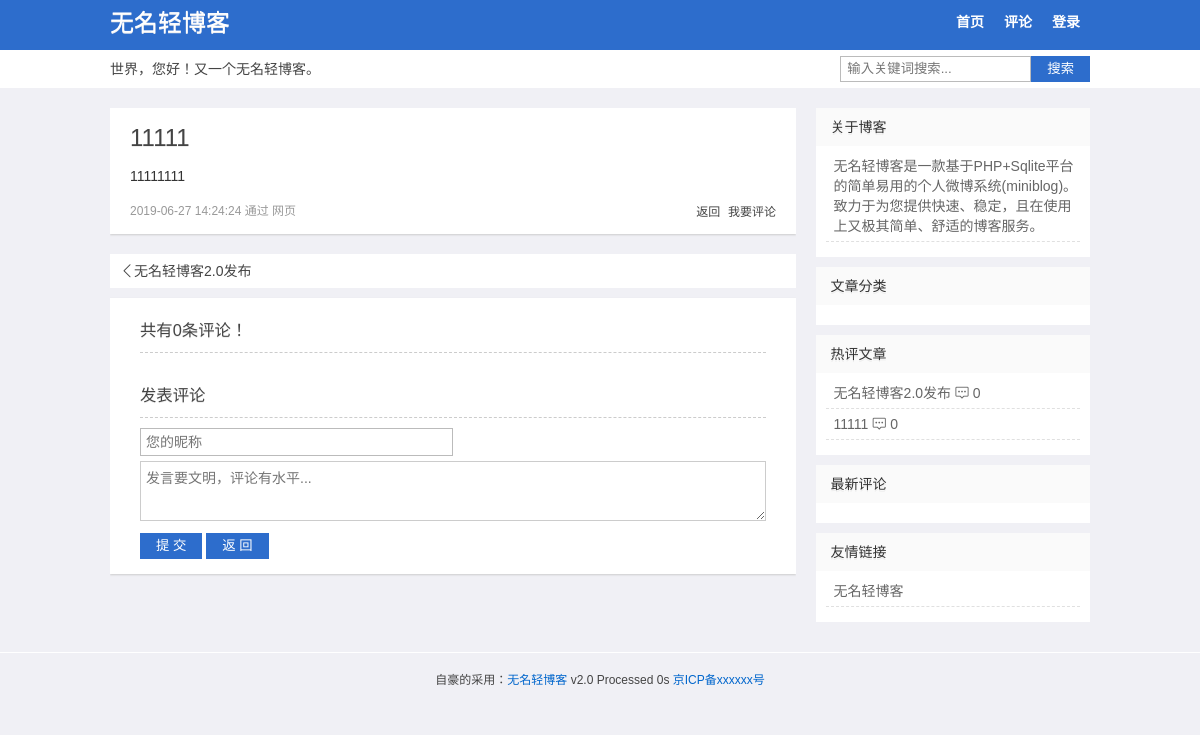
/index.php?act=pl&id=3, run on the app's committed database.
### tables this page shows
CREATE TABLE "Set" (id INT (1), webuser VARCHAR (10), webtitle VARCHAR (20), webkey VARCHAR (100), webpass VARCHAR (32), webdesc VARCHAR (255), webmenu TEXT, webclass VARCHAR (100), plsh INT (1), rewrite INT (1), safecode INT (1), icp VARCHAR (20), widget INT (1) DEFAULT (1));

CREATE TABLE Log (id INTEGER PRIMARY KEY AUTOINCREMENT, title VARCHAR (100), "key" VARCHAR (100), sum VARCHAR (200), content TEXT, pic VARCHAR (200), pics VARCHAR (500), fm VARCHAR (20), atime DATETIME DEFAULT (datetime('now', 'localtime')), ist INT (1) DEFAULT (0), num INTEGER DEFAULT (0), pass VARCHAR (32), hide INT (1) DEFAULT (0), lock INT (1) DEFAULT (0), tid INT (2) DEFAULT (0));

CREATE TABLE Wid (id INTEGER PRIMARY KEY AUTOINCREMENT, title VARCHAR (20), html TEXT, ord INT DEFAULT (1));

### index.php (called while the page is built, shortened)
<?php
$t1 = microtime(true);
require 'app/class/app.php';
$db = new DbHelpClass();
$act = isset($_GET['act']) ? $_GET['act'] : '';
$s = isset($_GET['s']) ? htmlspecialchars($_GET['s']) : '';
$id = isset($_GET['id']) ? intval($_GET['id']) : 0;
$file = self();
if($widget=="1") $wid = $db->getdata("select * from `Wid` order by ord");
switch ($act) {
    case 'pl':
        $rs = $db->getdata("select * from `Log` where id=:id", array(
            'id' => $id
        ));
        $v = $rs[0];
        $title = $v['title'] == '' ? mb_substr(strip_tags($v['sum']) , 0, 15, 'utf-8') : $v['title'];
        $tpl = 'view.php';
        break;
}
include 'assets/'.$template .'/'. $tpl;

### assets/qblog/theme.php (the view, shortened to what this page needs)
<?php
function topic($n){
	global $db;
	$str = '';
    $rs =  $db->getdata("select id,title,sum,num from `Log` where hide=0 order by num desc limit 0,$n");
	foreach($rs as $v){
		if(empty($v['title'])){
		  $title = mb_substr(strip_tags($v['sum']),0,14,'utf-8');
		  if(empty($title)) {$title = '#分享';}
		}else{
		   $title = $v['title'];
		}
	  $str .= '<li><a href="'. vurl($v['id']) .'">'.$title.'</a> <i class="iconfont">&#xe654;</i> '.$v['num'].'</li>';
	}
   return $str;
}
function getprenext($id,$pn){
   global $db,$admin;
   $where =  $admin?'':'and hide=0';
   if($pn=='pre'){
      $rs =  $db->getdata("SELECT id,title FROM `log` WHERE id <$id $where ORDER BY id DESC LIMIT 1");
	  $t = '上一篇';
   }else{
      $rs =  $db->getdata("SELECT id,title FROM `log` WHERE id >$id $where ORDER BY id ASC LIMIT 1");
	  $t = '下一篇';
   }
   if(empty($rs)){
     return '';
   }else{
     return '<a class="'.$pn.'" href="'. vurl($rs[0]['id']) .'">'.($rs[0]['title']==''?$t:$rs[0]['title']).'</a>';
   }
}
?>

### assets/qblog/head.php (shortened to what this page needs)
<?php if(!defined('wmblog'))exit;?><!DOCTYPE HTML>
<html>
<head>
<link href="assets/<?php echo $template;?>/style.css" rel="stylesheet" type="text/css" />
<?php if($tpl=='view.php'){?>
<link href="assets/js/highlightjs/dark.css" rel="stylesheet" type="text/css" />
<?php }?>
</head>
<body>
<div id="wrap">
<div id="header">
  <div class="box-m">
    <div class="logo">
      <h2 id="title"><a href="./"><?php echo $webtitle;?></a></h2>
    </div>
    <div id="navigation">
      <ul id="nav">
		<?php webmenu();?>
      </ul>
    </div>
      </div>
	  <div class="other box-m">
	   <div class="desc"><?php echo $webdesc;?></div>
	   <form method="get" class="search-form" action="<?php echo $file;?>"> <input class="search-text" name="s" autocomplete="off" placeholder="输入关键词搜索..." required="required" type="text" value="<?php echo $s;?>"> <button class="search-submit" alt="搜索" type="submit">搜索</button></form>
	   </div>
</div>

### app/class/app.php (shortened to what this page needs)
<?php
$template = 'qblog';
$admin = isset($_SESSION[KEY.'admin'])?$_SESSION[KEY.'admin']:0;
$set = getset();
$webtitle= $set['webtitle'];
$webdesc= $set['webdesc'];
$rewrite = $set['rewrite'];
$safecode = $set['safecode'];
$icp = $set['icp'];
$widget = $set['widget'];
$class = explode(',',$set['webclass']);
$webmenu = vmenu($set['webmenu']);
require_once ROOT_PATH.'assets/'.$template.'/theme.php';
function webmenu(){
  $menu = array('add'=>'发布','set'=>'设置','wid'=>'边栏','logout'=>'退出');
  global $webmenu,$admin,$file,$widget;
  echo $webmenu;
  if($admin === 0 ){
      echo '<li><a href="'.$file.'?act=login">登录</a></li>';
  }else{
    foreach($menu as $k=>$v){
	  if ($widget=="0" && $k=='wid') continue;
	  echo '<li><a href="'.$file.'?act='.$k.'">'.$v.'</a></li>';
	}
  }
}
function _class(){
    global $class;
	if(empty($class[0])) return '';
	$str = '';
	return $str;
}
function view_admin($id,$ist,$v=1){
global $admin,$file;
$txt = $ist==1?'取消':'置顶';
$str = "<a id=\"zd-{$id}\" href=\"javascript:void(0)\" onclick=\"zdlog('{$id}')\">{$txt}</a>&nbsp;<a href=\"{$file}?act=edit&id={$id}\" title=\"编辑微博\">编辑</a>&nbsp;<a href=\"javascript:void(0)\" onclick=\"dellog('{$id}','1')\">删除</a>";
$def = $v == 1?"<a href=\"JavaScript:history.back();\">返回</a>&nbsp; <a href=\"JavaScript:DotRoll('pl')\">我要评论</a>":"";
echo $admin==1?$str:$def;
}
function getset(){
  $db =new DbHelpClass();
  if(empty($_SESSION[KEY.'set'])){
     $rs = $db->getdata("select * from `Set` where id=1");
     $set = $rs[0];
  }else{
     $set = $_SESSION[KEY.'set'];
  }
  return $set;
}
function vurl($id){
   global $rewrite;
   $url =  $rewrite?'post-'.$id.'.html':self().'?act=pl&id='.$id;
   return $url;
}
function vmenu($menu){
	global $rewrite;
	$menu = str_replace('@class',_class(),$menu);
	return $rewrite?str_replace(array('@index','@comment'),array('index.html','comment.html'),$menu):str_replace(array('@index','@comment'),array(self(),self().'?act=plist'),$menu);
}
function self(){
    $self = $_SERVER['PHP_SELF'];
    $php_self=substr($self,strrpos($self,'/')+1);
    return $php_self;
}
class DbHelpClass
    {
        private $conn;
        function __construct()
        {
            $path=ROOT_PATH."app/db/log.db";
			try{
			   $this->conn = new PDO('sqlite:'.$path);
			 }
			catch(Exception $errinfo){
				die ("PDO Connection faild.(可能空间不支持pdo_sqlite，详细错误信息：)".$errinfo);
			}
        }
        function getdata($sql,$params=array())
        {
            $bind=$this->conn->prepare($sql);
            $arrKeys=array_keys($params);
            foreach($arrKeys as $row)
            {
				if(strpos($sql,"like")>-1){
				  $bind->bindValue(":".$row,'%'.$params[$row].'%');
				}else{
                  $bind->bindValue(":".$row,$params[$row]);
				}
            }
            $bind->execute();
            $result=$bind->fetchAll(PDO::FETCH_ASSOC);
            return $result;
        }
    }

### assets/qblog/view.php (shortened to what this page needs)
<?php include "head.php";?>
  <div id="content">
    <div id="main"<?php if($widget=="0") echo ' class="w100"';?>>
<div id="article">
<?php if ($v['title']<>"") echo '<h1>'.$title.'</h1>';?>
<div class="text"><?php  if($v['pass']==""){echo $v['content']; }else { echo '<p style="color:red;">这是一篇密码日志！</p><p><input placeholder="请输入密码..." name="pass" type="password" value="" id="password" class="search-text" /> <button class="search-submit" onclick="ckpass(\''.$v['id'].'\');" />确认</button></p>';}?></div>
<p class="time clb"><?php  echo $class[$v['tid']].' '.$v['atime']?> 通过 <?php echo $v['fm'];?> </p>
<p class="navPost">
	<?php  view_admin($v['id'],$v['ist']);?>
</p></div>
<div id="articlenav"><?php echo getprenext($v['id'],'pre');echo getprenext($v['id'],'next');?></div>
   <div id="comments">
   <h3><?php if($v['lock']==1 || $v['hide']==1) {echo '评论已关闭！';} else {echo '共有'.$v['num'].'条评论！'; }?></h3>
        <?php  $l=1;foreach($list as $v){?>
		<li class="comlist" id="Com-<?php  echo $v['id'];?>">
		<div id="Ctext-<?php  echo $v['id'];?>" class="comment">
		<div class="comment_meta">
		<cite><?php echo $v['pname'];?></cite> <span class="time"><?php echo $v['ptime']; ?></span>
		<span class="reply"><?php echo '<em>'.$l.'#</em> ';pl_admin( $v['id'], $v['cid'], $v['isn']);?></span>
		</div>
		<p><?php if($v['isn']==1 && $admin===0){echo '评论审核中...'; } else { echo $v['pcontent'];}?></p>
		<?php if($v['rcontent']<>""){?><p class="re">&nbsp;&nbsp;<strong style="color:#C00">回复</strong>：<span><?php echo $v['rcontent']; ?></span></p><?php }?>
		</div>
		</li>
       <?php $l++;} ?>
<div id="respond" class="comment-respond"<?php if($v['lock']==1 || $v['hide']==1) echo ' style="display:none"'?>>
		<h3 id="reply-title" class="comment-reply-title">发表评论</h3>
<div class="s_e mt10"><input name="pname" tabindex="1" placeholder="您的昵称" id="pname" type="text" class="input_narrow" value="<?php echo @$_COOKIE['pname'];?>" maxlength="10" /></div>
<div class="s_e"><textarea tabindex="2" placeholder="发言要文明，评论有水平..." name="plog" rows="3" id="plog" class="input_textarea"></textarea></div>
	 <div class="s_e"><button name="add" onClick="addpl('<?php echo $id;?>','<?php echo $safecode;?>')" id="add" class="btn"> 提 交 </button> <button name="bck" onClick="history.back();" id="bck" class="btn"> 返 回 </button><span id="errmsg"></span></div>
</div>
    </div>
    </div>
    <?php include ("right.php");?>
  </div>
  </div>
<?php include "foot.php";?>
</body>
</html>

### assets/qblog/right.php
<?php if(!defined('wmblog'))exit;
if ($widget=="1"){
?><div id="sidebar">
     <div class="sidebar">
	  <?php foreach($wid as $v){?>
      <div class="widget">
        <h3><?php echo $v['title'];?></h3>
		<?php if($v['html']	==='topic'){?>
           <ul class="topic"><?php echo topic(10);?> </ul>
	    <?php }elseif ($v['html']	==='comment'){?>
           <ul class="comment"><?php echo comment(10);?></ul>
        <?php }elseif ($v['html']	==='class'){?>
           <ul class="comment"><?php echo _class();?></ul>
		<?php }else{?>
		  <ul><?php echo $v['html'];?></ul>
		<?php } ?>
      </div>
	 <?php } ?>
	 </div>
</div>
<?php } ?>

### assets/qblog/foot.php (shortened to what this page needs)
<?php if(!defined('wmblog'))exit; ?><div id="footer">自豪的采用：<a href="http://www.4jax.net">无名轻博客</a> <?php echo VER;?>  Processed <?php $t2 = microtime(true); echo round($t2-$t1,3); ?>s <a href="http://beian.miit.gov.cn/" rel="nofollow" target="_blank"><?php echo $icp;?></a></div>

### assets/qblog/style.css (style rules this page uses)
body,h1,h2,h3,p,blockquote,dl,dt,dd,ul,ol,li,button,input,textarea { margin: 0; padding: 0 }
body { font: 14px/24px Microsoft YaHei,Tahoma,Arial; background: #f0f0f5; display: block; cursor: default; color: #444; -webkit-font-smoothing: antialiased }
.iconfont { font-family: "iconfont";font-size: 14px;font-style: normal; }
h1,h2,h3 { font-weight: 500;text-shadow: 0 1px 0 #EEE }
a { color: #444;text-decoration: none }
ol,ul,li { list-style: none }
input,textarea,button { outline: 0 }
input[type^="email"],input[type^="text"],input[type^="password"],textarea { border: 1px solid #bbb; }
input { vertical-align: middle }
*,::after,::before { box-sizing: border-box; }
.box-m { width: 980px;margin:0 auto;position:relative; }
.clb { clear:both }
#header { background:#2d6dcc;width: 100%;margin-bottom: 20px;position: relative;z-index: 100;border-bottom: 38px solid #FFF;height: 88px; }
#content { width: 980px;margin: 0 auto;overflow: hidden;padding-bottom: 20px; }
#main { width: 70%;float: left;overflow: hidden }
#sidebar { width: 28%;float: right;overflow: hidden }
#footer { text-align: center;font-size: 12px;padding: 15px 0;border-top: 1px solid #FFF; }
#header .logo { float: left;margin-top:10px;line-height: 26px;font-size: 14px;position: absolute }
#header .logo a { color: #fff;font-size:24px }
#navigation { position:absolute;right:0;top:10px; }
#nav { display:block; }
#nav li { list-style: none;padding: 0;margin: 0;display: inline }
#nav li { padding: 6px 10px; }
#nav li a { display: inline-block;color: #fff;text-decoration: none;font-size: 14px;font-weight: bold; }
.desc,.search-form { display: block;position: absolute;top: 50px;height: 38px;line-height: 38px; }
.desc { left:0; }
.search-form { right:0;padding:6px 0; }
.search-text { float: left;border-right: 0;padding: 0 6px;height: 26px;line-height: 26px;border-radius: 0; }
.search-submit { cursor: pointer;float: left;line-height: 26px;height: 26px;background: #2d6dcc;color: #FFF;padding: 0 16px;text-align: center;border-radius: 0;border: 0; }
.post_list .time,#article .time { font-size:12px;color:#999999;float:left }
.navPost { float:right; }
.navPost a { font-size:12px; }
#article { margin-bottom: 20px;padding: 15px 20px 10px 20px;background-color: #FFF;box-shadow: 0 1px 2px 0 #CCC;overflow: hidden }
#article h1 { font-size:24px;line-height: 30px; }
.text { margin: 10px 0;color: #333;font-size: 14px;word-wrap:break-word; }
.text p { overflow: auto;padding-bottom:0px;line-height: 26px }
#articlenav { background:#fff;padding:5px 10px;overflow: hidden;margin-bottom:10px; }
#articlenav .pre { float:left }
#articlenav .pre:before { font-family: "iconfont";font-size: 14px;font-style: normal;content: '\e602'; }
.sidebar { box-shadow: 0 1px 2px #CCC;overflow: hidden; }
.widget { background-color: #FFF;margin-bottom: 10px;color: #666;overflow: hidden }
.widget a { color: #666 }
.widget h3 { padding: 0 15px;font-size: 14px;line-height: 38px;color: #333;font-size: 14px;text-shadow: 0 2px 0 #EEE;background: #fafafa; }
.widget ul { padding : 10px }
.widget li { line-height: 20px;padding: 0 0 5px 8px;margin-bottom: 5px;border-bottom: 1px dashed #e0e0e0 }
#comments { clear:both;margin-bottom: 20px;padding: 20px 30px 10px 30px;background-color: #FFF;box-shadow: 0 1px 2px 0 #CCC;overflow: hidden }
#comments h3 { border-bottom: 1px dashed #CCC;padding: 0 0 10px 0; }
.comment { overflow: hidden; }
.mt10 { margin-top:10px; }
#footer a { color: #06C }
#errmsg { padding-left:5px;color:red }
.s_e { margin-bottom:5px; }
.input_textarea { width:100%;border:1px #ccc solid;font:14px Verdana, Arial;padding:5px;box-sizing: border-box; }
.input_narrow { width:50%;border:1px #ccc solid;font:14px Verdana, Arial;padding:5px; }
.btn { cursor: pointer;line-height: 26px;height: 26px;background: #2d6dcc;color: #FFF;padding: 0 16px;text-align: center;border-radius: 0;border: 0; }

### data on the page
set: webtitle "无名轻博客", webmenu "首页 评论", webdesc "世界，您好！又一个无名轻博客。", icp "京ICP备xxxxxx号"
log: title "11111", content "11111111", atime "2019-06-27 14:24:24", fm "网页", num "0"
log: title "无名轻博客2.0发布", num "0"
wid: title "关于博客", html "无名轻博客是一款基于PHP+Sqlite平台的简单易用的个人微博系统(miniblog)。致力于为您提供快速、稳定，且在使用上又极其简单、舒适的博客服务。"
wid: title "文章分类"
wid: title "热评文章"
wid: title "最新评论"
wid: title "友情链接", html "无名轻博客"

### other printed values
VER "v2.0"
